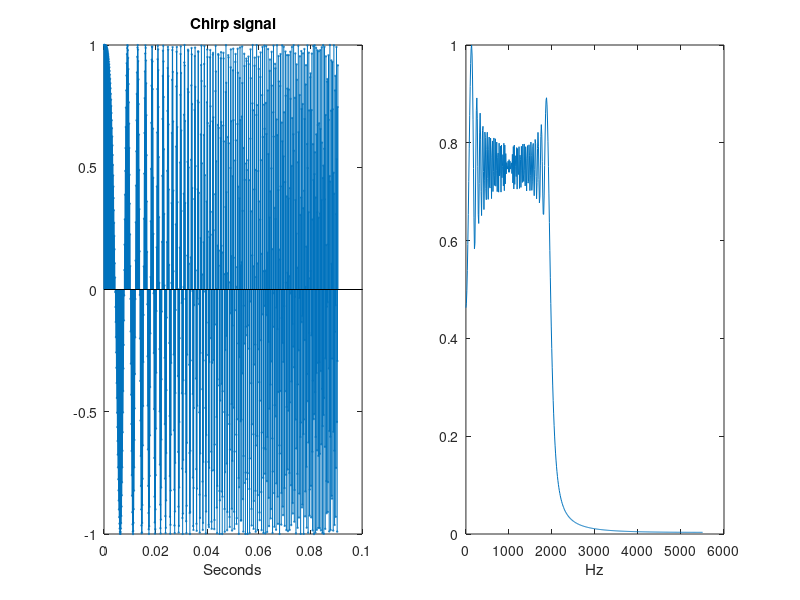
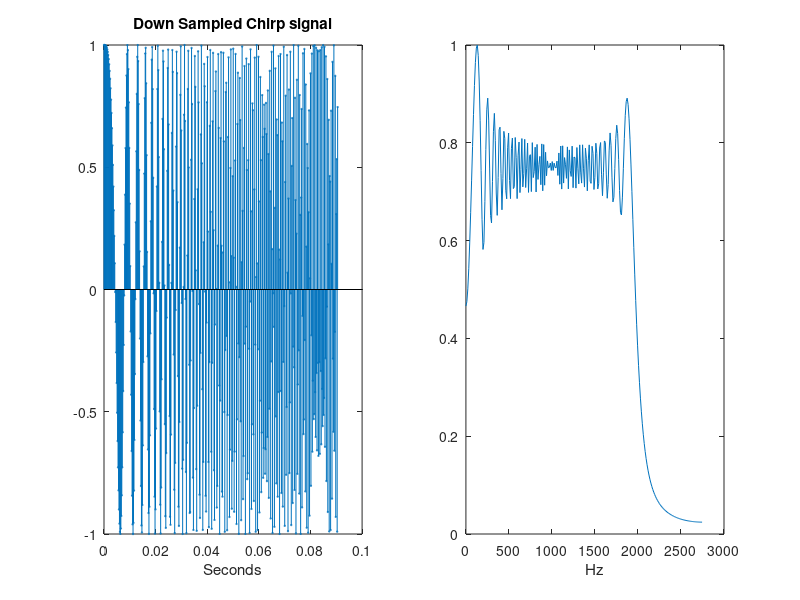

Write MATLAB code to recreate these figures, in order.
% Example 7.1 - p 375 Blandford and Parr
% 
% F. Frigo  05-Nov-2020
% Marquette University
%

N = 1000; % Number of points
fs = 11025;T = 1/fs;  % Sampling freq = 11,025 Hz
t = 0:T:(N-1)*T;

y = chirp(t, 10, (N-1)*T, 2000);

subplot(1, 2, 1);
stem(t, y, 'MarkerSize', 1);
title('Chirp signal');
xlabel('Seconds');

subplot(1, 2, 2);
yDFT = fft(y);
f = 0:fs/N:fs-(fs/N);  % Frequency will be in Hz

yDFTNorm = abs(yDFT)/max(abs(yDFT));
plot(f(1:N/2), yDFTNorm(1:N/2)) % Plot half of the Fourier spectrum
xlabel('Hz');

ydN = downsample( y, 2);
t1 = downsample (t, 2);

y2DFT = fft(ydN );
y2DFTNorm = abs(y2DFT)/max(abs(y2DFT));
figure();
subplot(1, 2, 1);
stem(t1, ydN, 'MarkerSize', 1);
title('Down Sampled Chirp signal');
xlabel('Seconds');

subplot(1, 2, 2);
plot(f(1:N/4), y2DFTNorm(1:N/4)) % Plot half of the Fourier spectrum
xlabel('Hz');

